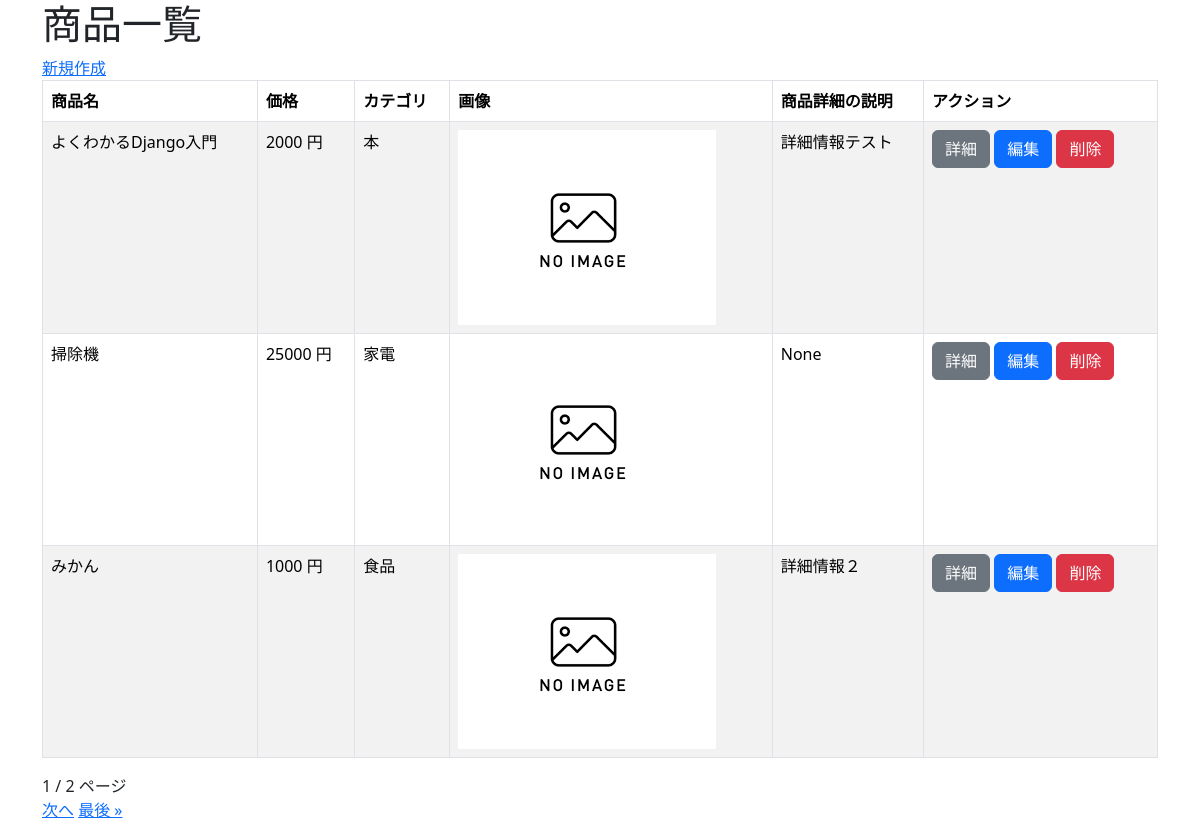
/crud/, run on the app's committed database.
### crud/models.py (models this page shows, shortened)
class Product(models.Model):
    name = models.CharField(max_length=200)
    price = models.PositiveIntegerField()
    Category = models.ForeignKey(Category, on_delete=models.CASCADE)
    img = models.ImageField(blank=True, default='noImage.png')
    syousai = models.TextField(blank=True, null=True)

class Category(models.Model):
    name = models.CharField(max_length=200)
    def __str__(self):
        return self.name

### crud/views.py (the view)
# urls.py: path('crud/', views.ProductListView.as_view(), name="list"),
class ProductListView(ListView):
    model =Product
    template_name = "list.html"
    paginate_by = 3

### crud/templates/crud/product_list.html (shortened to what this page needs)
{% extends "base.html" %}
{% block content %}
<h1>商品一覧</h1>
<a href="{% url 'new' %}">新規作成</a>
<table class="table table-striped table-hover table-bordered">
    <thead>
        <tr>
            <th>商品名</th>
            <th>価格</th>
            <th>カテゴリ</th>
            <th>画像</th>
            <th>商品詳細の説明</th>
            <th>アクション</th>
        </tr>
    </thead>
    {% for product in object_list %}
    <tr>
        <td>{{ product.name }}</td>
        <td>{{ product.price }} 円</td>
        <td>{{ product.Category }}</td>
        <td><img src="{{ product.img.url }}" style="width: 100px height:auto;"></td>
        <td>{{ product.syousai }}</td>
        <td>
            <button class="btn btn-secondary" onclick="location.href='{% url 'detail' pk=product.pk %}'">詳細</button>
            <button class="btn btn-primary" onclick="location.href='{% url 'edit' pk=product.pk %}'">編集</button>
            <button class="btn btn-danger" onclick="location.href='{% url 'delete' pk=product.pk %}'">削除</button>
            </td>
    </tr>
    {% endfor %}
</table>
{{ page_obj.number }} / {{ page_obj.paginator.num_pages }} ページ<br>
{% if page_obj.has_next %}
<a href="?page={{ page_obj.next_page_number }}">次へ</a>
<a href="?page={{ page_obj.paginator.num_pages }}">最後 &raquo;</a>
{% endif %}
{% endblock %}

### crud/templates/base.html (shortened to what this page needs)
{% load django_bootstrap5 %}
<!DOCTYPE html>
<html lang="ja">
<head>
    <link href="https://cdn.jsdelivr.net/npm/bootstrap@5.3.0-alpha3/dist/css/bootstrap.min.css" rel="stylesheet">
    {% bootstrap_css %}
</head>
<body>
    <div class="container">
        {% block content %}{% endblock %}
    </div>
</body>
</html>

### data on the page
Product: name "よくわかるDjango入門", price "2000", Category "本", img (placeholder picture), syousai "詳細情報テスト"
Product: name "掃除機", price "25000", Category "家電", img (placeholder picture), syousai "None"
Product: name "みかん", price "1000", Category "食品", img (placeholder picture), syousai "詳細情報２"

### other printed values
{{ page_obj.number }} "1"
{{ page_obj.paginator.num_pages }} "2"
